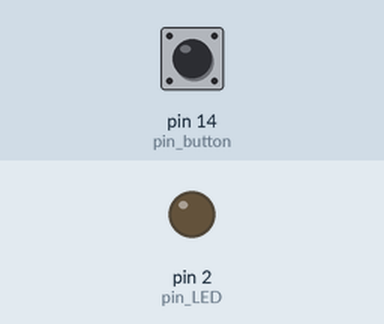
Simulated run of this sketch. Board: Arduino Uno, built for the host (arithmetic inside an expression is 32-bit, double 64-bit). Shown: output pins drawn as LEDs (lit = HIGH). The inputs (shaded band) are chosen by the test bench; at power-on: pin 14 (pin_button) LOW.

Above: at 1.2 s.
1.3 s: pin 14 (pin_button) pulled HIGH for 0.15 s
At 2.5 s:
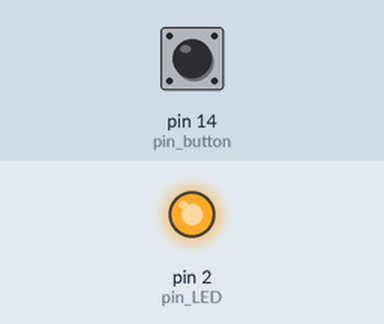
2.9 s: pin 14 (pin_button) pulled HIGH for 1 s
At 3.7 s:
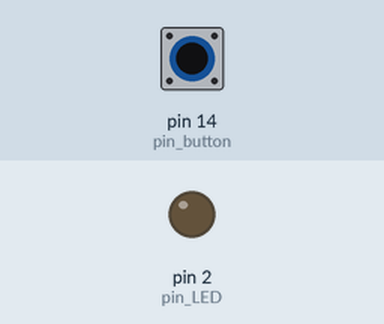
5.4 s: pin 14 (pin_button) pulled HIGH for 3.2 s
At 6.8 s:
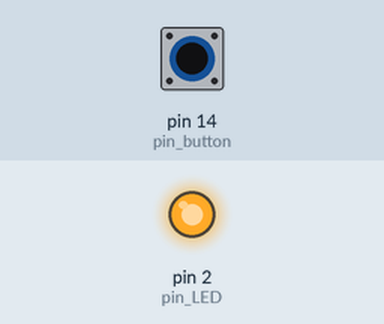
Timing chart, 0 to 8.4 s (numbered marks = the images above; inputs shaded):
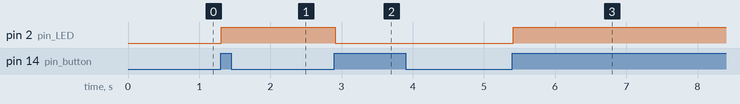

Measured:
- after the input at 1.3 s, pin 2 (pin_LED): LOW → HIGH at once
- after the input at 2.9 s, pin 2 (pin_LED): HIGH → LOW at once
- after the input at 5.4 s, pin 2 (pin_LED): LOW → HIGH at once

The sketch:

sketch_aug4a.ino
```cpp
int pin_LED = 2;
int pin_button = 14;
int LED_logic=0;
bool state = false;


void setup()
{
    pinMode(pin_LED, OUTPUT);
    pinMode(pin_button, INPUT_PULLDOWN);
}

void loop()
{
    if (digitalRead(pin_button) ==1)
    delay(10);
    if (digitalRead(pin_button) ==1&&!state)
    {
        LED_logic = !LED_logic;
        digitalWrite(pin_LED, LED_logic);
        state = true;
    }
        else if (digitalRead(pin_button) ==0)
        {
          state=false;
        }
}
```
